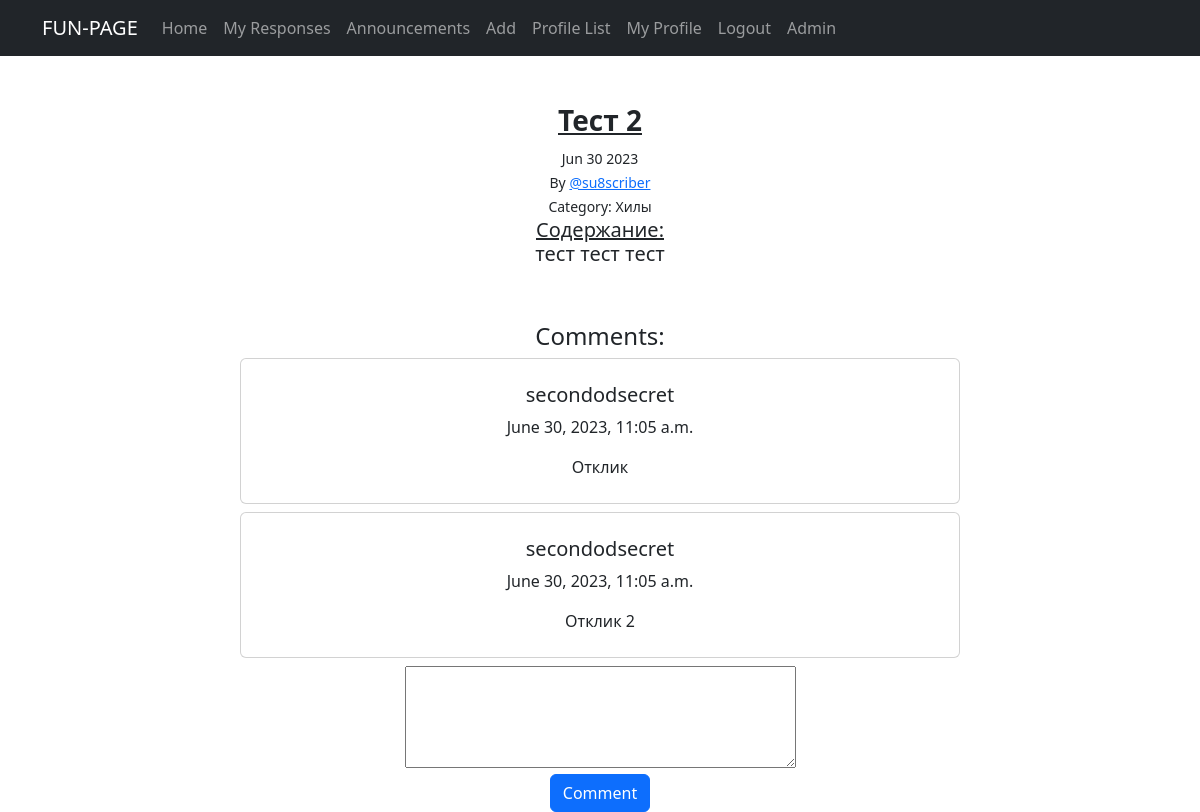
The page /ad/2/ (signed in) on the database as committed earlier.
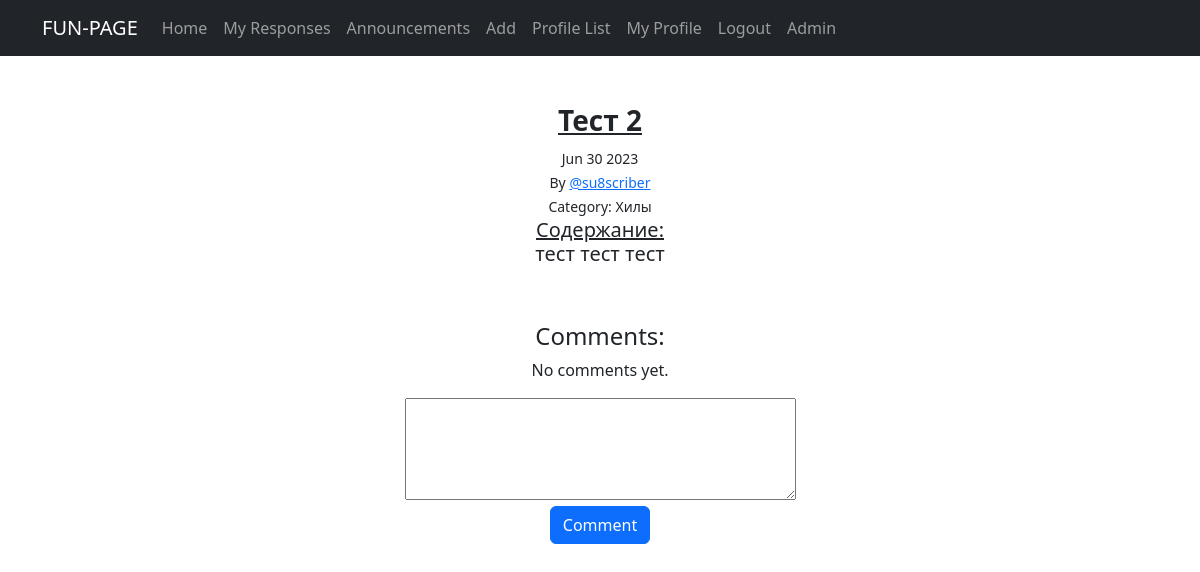
The same page on the database as committed later.
### fun/models.py (models this page shows, shortened)
class Comment(models.Model):
    user = models.ForeignKey(User, on_delete=models.CASCADE)
    date = models.DateTimeField(auto_now_add=True)
    announcement = models.ForeignKey('Announcement', on_delete=models.CASCADE)
    content = models.TextField()

### fun/views.py (the view, shortened to what this page needs)
# urls.py: path('ad/<int:pk>/', AdView.as_view(), name='ad'),
class AdView(DetailView):
    model = Announcement
    template_name = 'ad_view.html'
    context_object_name = 'ad'
    queryset = Announcement.objects.all()
    form = CommentForm
    def get_context_data(self, **kwargs):
        context = super().get_context_data(**kwargs)
        context["form"] = self.form
        comments = Comment.objects.filter(announcement__author=self.request.user, announcement=self.get_object())
        context["comments"] = comments
        return context

### fun/models.py (called while the page is built)
    def __str__(self):
        return f'{self.name.title()}'

### templates/ad_view.html (shortened to what this page needs)
{% extends 'flatpages/default.html' %}
{% block content %}
<br/>
<h3><b><u>{{ ad.title}} </u></b></h3>
<small>{{ ad.date_added|date:'M d Y' }}</small>
<br/>
<small> By <a href="{% url 'profile' ad.author.id %}">@{{ ad.author|lower }}</a></small>
<br/>
<small>Category: {{ ad.category }}</small>
<h5> <u> Содержание:</u> <br/> {{ ad.text }}</h5>
<br>
<br>
<h4>Comments:</h4>
<div class ="section">
  <div class="container">
    <div class="row">
      <div class="col-lg-8 mx-auto">
        {% for comment in object.comment_set.all %}
        <div class="card p-2 mb-2">
            <div class="card-body">
                <h5 class="card-title">{{ comment.user.username }}</h5>
                <p class="card-text">{{ comment.date }}</p>
                <p class="card-text">{{ comment.content }}</p>
            </div>
        </div>
        {% empty %}
        <p>No comments yet.</p>
        {% endfor %}
        <form method="POST" action="{%url 'ad' pk=object.pk%}">
              <div class="form-group">
                {{form.content}}
              </div>
        <button class="btn btn-primary btn-block" type="submit">Comment</button>
        </form>
      </div>
    </div>
  </div>
</div>
{% endblock content %}

Rows that differ between the two databases and show on the page:
removed Comment: user.username "secondodsecret", date "June 30, 2023, 11:05 a.m.", content "Отклик"
removed Comment: user.username "secondodsecret", date "June 30, 2023, 11:05 a.m.", content "Отклик 2"
Other text that changed with them:
text now shown: "No comments yet."
